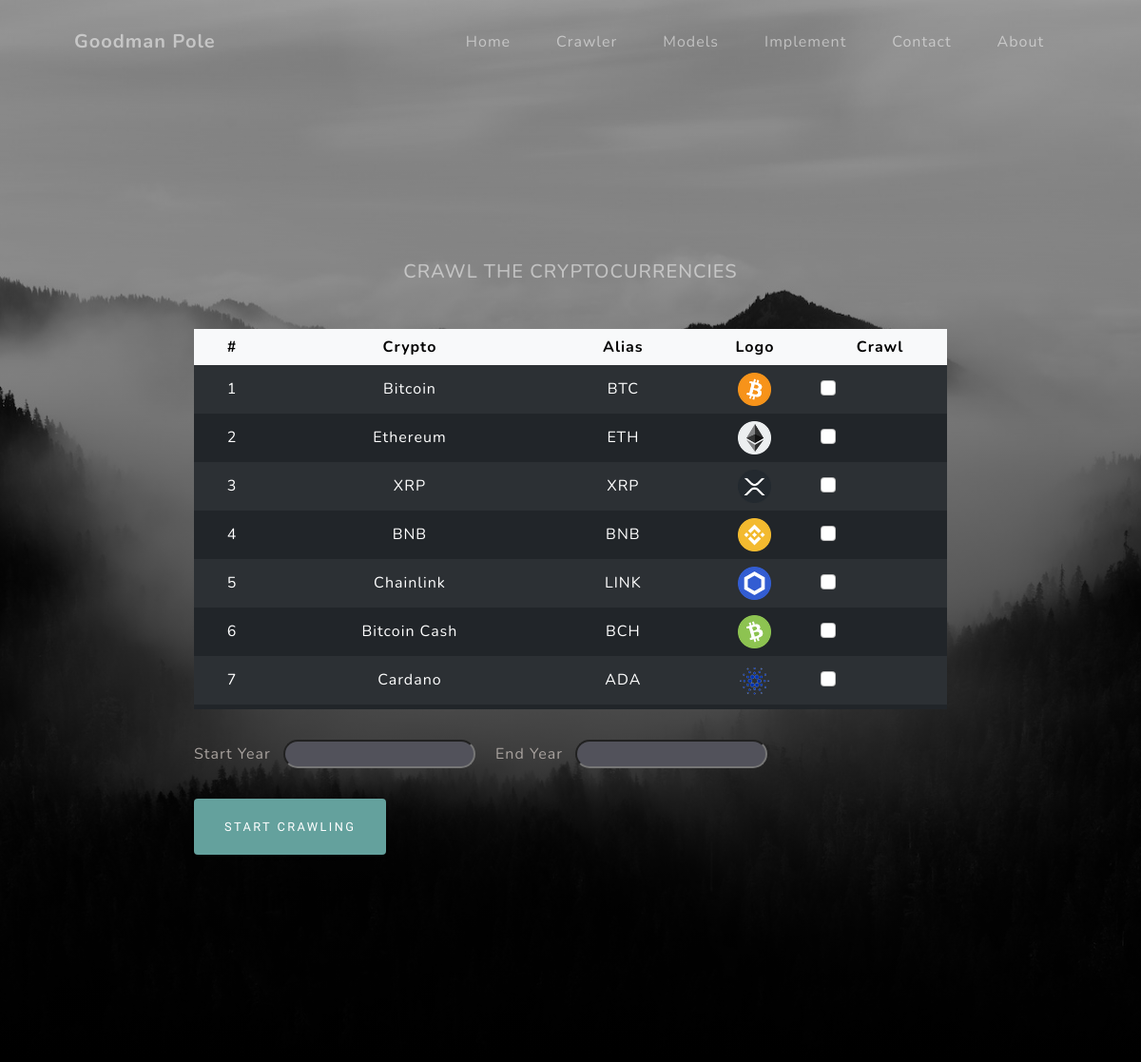
The page /crawler/ on the database its author committed.
### crawler/models.py (models this page shows)
class Crypto(models.Model):
    name=models.CharField(max_length=15, blank=False)
    alias=models.CharField(max_length=10, blank=False)
    image=models.ImageField(null=True, blank=True, upload_to="images/")
    status=models.BooleanField(default=False, blank=False)

### crawler/views.py (the view)
# urls.py: path('', views.crawler_view, name= 'crawler'),
def crawler_view(request,*args,**kwargs):
    crypto_list= Crypto.objects.all()
    if request.method == "POST":
        name_list= request.POST.getlist('boxes')
        print(name_list)
        crypto_list.update(status=False)
        for n in name_list:
            Crypto.objects.filter(name=n).update(status=True)
        starty= request.POST.get('startyear')
        endy= request.POST.get('endyear')
        print(starty, endy)
        crawl=CoinMarketCapCrawler(name_list,starty,endy)
        crawl.crawler()
        return redirect('crawler:crawler')
    else:
        return render(request,"crawler.html",{"crypto_list": crypto_list})

### goodmanpredict_website/templates/crawler.html (shortened to what this page needs)
{% extends 'base.html' %}
{% load static %}
        {% block content %}
        <header class="masthead">
            <form action="" method="POST">
            <div class="container px-4 px-lg-5 d-flex h-100 align-items-center justify-content-center">
                <div class="row">
                    <div class="col-md-8 center" style="margin-top: 3rem; ">
                        <h2 class="text-white-50 mx-auto mt-2 mb-5 text-center text-uppercase" style="color:#CBD5E1;">Crawl the cryptocurrencies</h2>
                            <div  class="table-responsive-sm scrollable justify-content-center ">
                    <table class="table table-dark table-striped table-hover table-borderless text-center center" id="crawler_table">
                        <thead class="table-light">
                        <tr class="justify-content-center">
                            <th scope="col" >#</th>
                            <th scope="col">Crypto</th>
                            <th scope="col">Alias</th>
                            <th scope="col">Logo</th>
                            <th scope="col">Crawl</th>
                        </tr>
                        </thead>
                        <tbody>
                        {% for crypto in crypto_list %}
                            <tr class="align-middle">
                                <td>{{ crypto.id }}</td>
                                <td class="align-middle">{{ crypto.name }}</td>
                                <td class="align-middle">{{ crypto.alias }}</td>
                                {% if crypto.image %}
                                <td><img id="crypto_img" src="{{ crypto.image.url }}" width="35"></td>
                                {% endif %}
                                <td>
                                    {% if crypto.status %}
                                        <div class="form-check">
                                            <input class="form-check-input" type="checkbox" checked="checked" value="{{ crypto.name }}" name="boxes">
                                        </div>
                                    {% else %}
                                        <div class="form-check">
                                            <input class="form-check-input" type="checkbox" value="{{ crypto.name }}" name="boxes">
                                        </div>
                                    {% endif %}
                                </td>
                            </tr>
                        {% endfor %}
                        </tbody>
                    </table>
                    </div>
                        <div class="center" style="margin-top: 2rem">
                            <label for="stry" style="margin-right: 0.5rem; ">Start Year</label>
                            <input type="text" maxlength="4" name="startyear" id="stry" required>
                            <label for="endy" style="margin-right: 0.5rem;">End Year</label>
                            <input type="text" maxlength="4" name="endyear" id="endy" required>
                        </div>
                        <button style="margin-top: 2rem;" class="btn btn-primary" type="submit">Start Crawling</button>
                </div>
                </div>
            </div>
            </form>
        </header>
        {% endblock %}

### goodmanpredict_website/templates/base.html (shortened to what this page needs)
{% load static %}
<html lang="en">
<head>
        <link href="{% static 'theme/css/styles.css' %}" rel="stylesheet" />
        <link href="{% static 'css/main.css' %}" rel="stylesheet" />
</head>
<body>
    {% include 'navbar.html' %}
    <main id="main">
        {% block content %}
        {% endblock %}
    </main>
</body>
</html>

### goodmanpredict_website/templates/navbar.html (shortened to what this page needs)
{% url 'index' as index_url %}
{% url 'crawler:crawler' as crawler_url %}
{% url 'extendPortal:extend' as extend_url %}
{% url 'predictmodels:predictmodels' as predictmodel_url %}
{% url 'contact:contact' as contact_url %}
{% url 'about' as about_url %}
<nav class="navbar navbar-expand-lg navbar-light fixed-top" id="mainNav">
    <div class="container px-4 px-lg-5">
        <a class="navbar-brand" href="{{ index_url }}">Goodman Pole</a>
        <div class="collapse navbar-collapse" id="navbarResponsive">
            <ul class="navbar-nav ms-auto">
                <li class="nav-item"><a class="nav-link {% if request.path == index_url %}active{% endif %}" href="{{ index_url }}">Home</a></li>
                <li class="nav-item"><a class="nav-link {% if request.path == crawler_url %}active{% endif %}" href="{{ crawler_url }}">Crawler</a></li>
                <li class="nav-item"><a class="nav-link {% if request.path == predictmodel_url %}active{% endif %}" href="{{ predictmodel_url }}">Models</a></li>
                <li class="nav-item"><a class="nav-link {% if request.path == extend_url %}active{% endif %}" href="{{ extend_url }}">Implement</a></li>
                <li class="nav-item"><a class="nav-link {% if request.path == contact_url %}active{% endif %}" href="{{ contact_url }}">Contact</a></li>
                <li class="nav-item"><a class="nav-link {% if request.path == about_url %}active{% endif %}" href="{{ about_url }}">About</a></li>
            </ul>
        </div>
    </div>
</nav>

### static/css/main.css (style rules this page uses)
#main { padding-top: calc(6rem +74px) }
.scrollable { height: 25rem; width: 75rem; max-width: 100%; scrollbar-width: none; overflow-y: scroll; }
.center { margin-left: auto; margin-right: auto; }
label { display: inline-block; color: #A8A29E; }
#stry { margin-right: 1rem; background: #52525B; color:#CBD5E1; text-align: center; border-radius: 25px; }
#endy { margin-right: 1rem; background: #52525B; color:#CBD5E1; text-align: center; border-radius: 25px; }

### rows shown on the page
Crypto: id "1", name "Bitcoin", alias "BTC", image (picture)
Crypto: id "2", name "Ethereum", alias "ETH", image (picture)
Crypto: id "3", name "XRP", alias "XRP", image (picture)
Crypto: id "4", name "BNB", alias "BNB", image (picture)
Crypto: id "5", name "Chainlink", alias "LINK", image (picture)
Crypto: id "6", name "Bitcoin Cash", alias "BCH", image (picture)
Crypto: id "7", name "Cardano", alias "ADA", image (picture)
